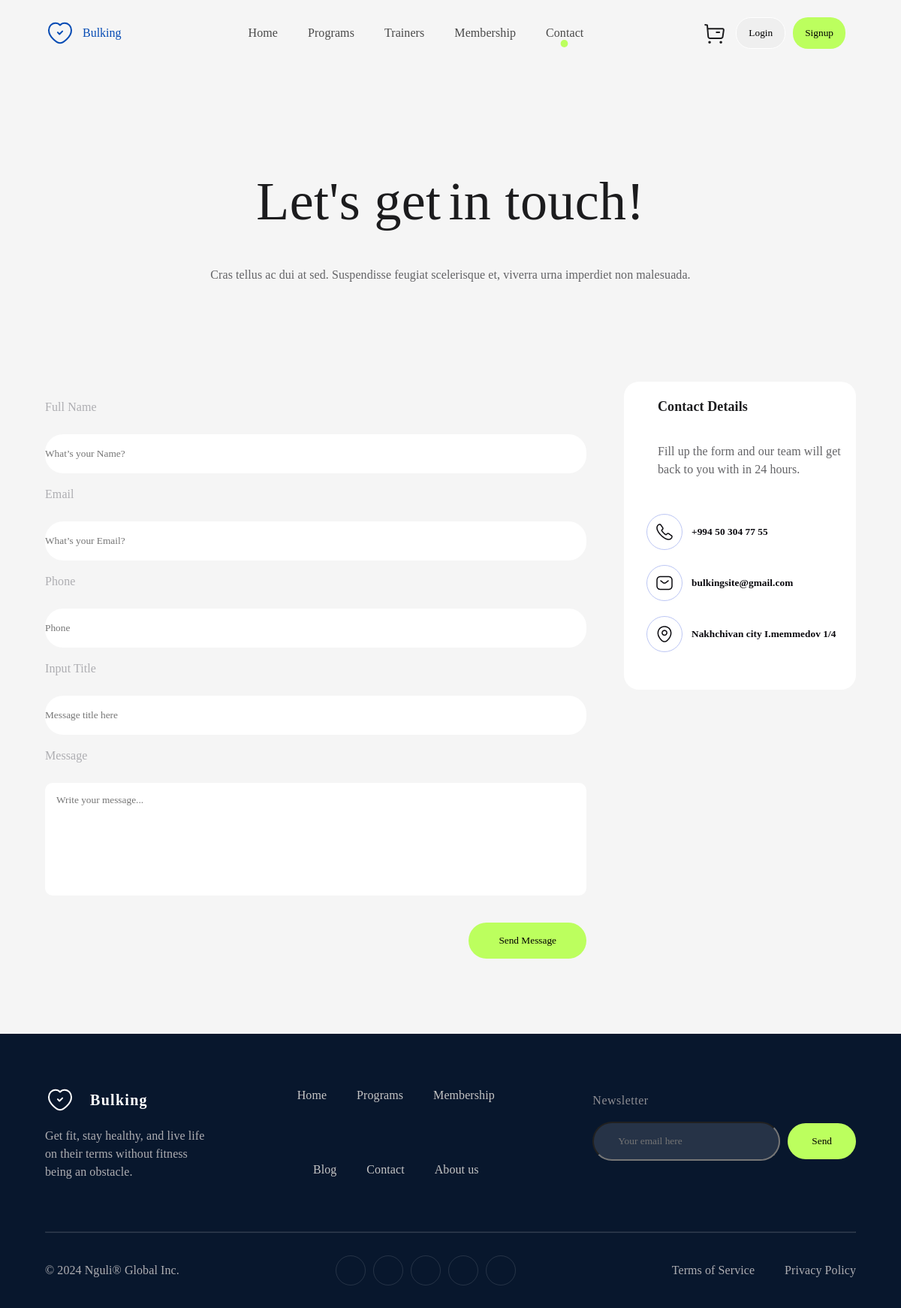
Page /contact/ on the committed database.
### core/models.py (models this page shows)
class Contact(models.Model):
    phone = models.CharField(max_length=20,verbose_name='Telefon')
    email = models.EmailField(max_length=100,verbose_name='Email')
    address  = models.CharField(max_length=100,verbose_name='Ünvan')

### core/views.py (the view, shortened to what this page needs)
# urls.py: path('contact/', contact_view,name="contact"),
def contact_view(request):
    user_auth(request)
    contacts = Contact.objects.get()
    return render(request, 'contact.html', {'contact': contacts})

### core/context_processors.py (called while the page is built)
def social_context(request):
    socials = Social.objects.all()
    return {'socials': socials}

### core/views.py (called while the page is built)
def user_auth(request):
    if request.method == 'POST':
        form_id = request.POST.get('form_id')
        action = request.POST.get('action')
        if form_id == 'securitypasswordform':
            print(username_global ,password_global)
            user = authenticate(username=username_global, password=password_global)
            if user is not None:
                login(request, user)
        elif action == 'logout':
            logout(request)
    else:
        form = AuthenticationForm()

### templates/contact.html (shortened to what this page needs)
{% extends "base.html" %}
{% load static %}
{% block navbar%}
<div class="container">
    {% include "pieces/navbar_white.html" %}
</div>
{% endblock %}
{% block body %}
<div class="container">
    <div class="contacts">
        <div class="come">
            <div class="comehead">
                <h1>Let's get</h1>
                <span class="let"> in touch!</span>
            </div>
            <h6 id="comheadh6">Cras tellus ac dui at sed. Suspendisse feugiat scelerisque et, viverra urna imperdiet non
                malesuada.</h6>
        </div>
        <div class="mistake">
            <div class="window">
                <form id="contactform" method="post" action="{% url 'contact' %}">
                    <div class="input-row">
                        <label>Full Name</label>
                        <input class="input-group" type="text" name="full_name" placeholder="What’s your Name?" required>
                    </div>
                    <div class="input-row">
                        <label>Email</label>
                        <input class="input-group" type="email" name="email" placeholder="What’s your Email?" required>
                    </div>
                    <div class="input-row">
                        <label>Phone</label>
                        <input class="input-group" type="number" name="phone" placeholder="Phone">
                    </div>
                    <div class="input-row">
                        <label>Input Title</label>
                        <input class="input-group" type="text" name="title" placeholder="Message title here">
                    </div>
                    <div class="input-row">
                        <label>Message</label>
                        <textarea class="input-group2" type="textarea" name="message" id="textarea" placeholder="Write your message..."></textarea>
                    </div>
                    <button id="sendmessagebutton" type="submit">Send Message</button>
                </form>
            </div>
            <div class="via">
                <div class="contactinfo">
                    <div class="contactinfoheader">
                        <h4>Contact Details</h4>
                        <div class="contactinfocontent">
                            <p>Fill up the form and our team will get back to you with in 24 hours.</p>
                        </div>
                    </div>
                </div>
                <div class="contactcontent">
                    <div class="fromtel">
                        <div class="telright">
                            <div class="telrighttel">
                                <img src="{% static 'media/call.png' %}" alt="">
                            </div>
                        </div>
                        <div class="telleft">
                            <h5>{{contact.phone}}</h5>
                        </div>
                    </div>
                    <div class="frommail">
                        <div class="frommailright">
                            <div class="telrighttel"><img src="{% static 'media/sms.png' %}" alt=""></div>
                        </div>
                        <div class="frommailleft">
                            <h5>{{contact.email}}</h5>
                        </div>
                    </div>
                    <div class="fromaddress">
                        <div class="fromaddressright">
                            <div class="telrighttel"><img src="{% static 'media/location.png' %}" alt=""></div>
                        </div>
                        <div class="fromaddressleft">
                            <h5>{{contact.address}}</h5>
                        </div>
                    </div>
                </div>
            </div>
        </div>
    </div>
</div>
{% endblock %}

### templates/base.html (shortened to what this page needs)
{% load static %}
<!DOCTYPE html>
<html lang="en">
<head>
    <link rel="stylesheet" href="{% static 'CSS/main.css' %}">
</head>
<body>
    {% block navbar %}
    {% endblock %}
    {% block body %}
    {% endblock %}
    <div class="mainfooter">
        <div class="container">
            <div class="maincontent">
                <div class="symbol">
                    <div class="info">
                        <img src="{% static 'media/heart_white.svg' %}" alt="">
                        <p>Bulking</p>
                    </div>
                    <div class="infocontent">
                        <p>Get fit, stay healthy, and live life on their terms without fitness being an
                            obstacle.
                        </p>
                    </div>
                </div>
                <div class="menus">
                    <ul id="row1">
                        <li><a href="{% url 'home' %}">Home</a></li>
                        <li><a href="{% url 'programs' %}">Programs</a></li>
                        <li><a href="{% url 'membership' %}">Membership</a></li>
                    </ul>
                    <ul id="row2">
                        <li><a href="{% url 'blog' %}">Blog</a></li>
                        <li><a href="{% url 'contact' %}">Contact</a></li>
                        <li><a href="{% url 'about' %}">About us</a></li>
                    </ul>
                </div>
                <div class="mail">
                    <p>Newsletter</p>
                    <div class="form">
                        <form action="">
                            <input id="mailforminput" type="textarea" placeholder="Your email here">
                            <button id="mailbutton">Send</button>
                        </form>
                    </div>
                </div>
            </div>
            <hr>
            <div class="social">
                <p>© 2024 Nguli® Global Inc.</p>
                <ul>
                {% for social in socials %}
                    <li><a target="_blank" href="{{ social.address }}"><img src="{{ social.icon.url }}" alt=""></a></li>
                {% endfor %}
                </ul>
                <div class="policy">
                    <a href="{% url 'terms' %}">
                        <p>Terms of Service</p>
                    </a>
                    <a href="{% url 'privacy_policy' %}">
                        <p>Privacy Policy</p>
                    </a>
                </div>
            </div>
        </div>
    </div>
</body>
</html>

### css/main.css (style rules this page uses)
* { margin: 0; padding: 0; list-style: none; box-sizing: border-box; font-family: "General Sans"; font-style: normal; user-select: none; }
input[type=number] { -moz-appearance: textfield; }
button { border: none; }
a { text-decoration: none; color: black; }

### css/home.css (style rules this page uses)
.container { width: 1380px; max-width: 90%; margin: 0 auto; }
.mainfooter { width: 100%; background: #08172D; }
.maincontent { margin: auto; padding: 50px 0px; display: flex; width: 100%; }
.info { display: flex; justify-content: center; align-items: center; gap: 20px; }
.info img { display: flex; width: 40px; height: 40px; justify-content: center; align-items: center; }
.info p { color: #FFF; font-size: 1.25em; font-weight: 600; line-height: 1.5em; letter-spacing: 1.3px; }
.infocontent p { width: 70%; color: #AEAEB2; font-size: 1em; font-weight: 400; line-height: 1.5em; letter-spacing: 0.08px; }
.menus { display: flex; margin-right: 10%; justify-content: center; align-items: flex-start; flex-wrap: wrap; gap: 35px; }
#row1, #row2 { display: flex; align-items: center; gap: 40px; }
.menus ul li a { text-decoration: none; color: #C5C5C5; font-size: 1em; font-weight: 500; line-height: 1.5em; letter-spacing: 0.08px; }
.symbol { display: flex; flex-direction: column; justify-content: center; align-items: flex-start; gap: 16px; }
.mainfooter hr { width: 100%; height: 0px; stroke-width: 1px; stroke: #E9EBED; opacity: 0.16; }
.mail form { display: flex; align-items: baseline; gap: 10px; }
.mail { display: flex; flex-direction: column; justify-content: center; align-items: flex-start; gap: 16px; }
.mail p { color: #8E8E93; font-size: 1em; font-weight: 500; line-height: 1.5em; letter-spacing: 0.5px; }
.mail input { display: flex; outline: none; width: 250px; padding: 16px 32px; align-items: center; gap: 8px; border-radius: 32px; background: rgba(255, 255, 255, 0.12); }
.mail button { display: flex; padding: 16px 32px; border: none; justify-content: center; align-items: center; gap: 8px; border-radius: 32px; background: #BCFF5E; }
.form form { display: flex; width: 100%; }
.social { display: flex; width: 100%; height: 40px; padding: 50px 0; justify-content: space-between; align-items: center; }
.social p { color: #AEAEB2; font-size: 1em; font-weight: 400; line-height: 1.5em; letter-spacing: 0.08px; }
.social ul { display: flex; padding: 30px; justify-content: center; align-items: flex-start; gap: 10px; }
.social ul li { display: flex; width: 40px; height: 40px; padding: 13px; justify-content: center; align-items: center; border-radius: 50%; border: 1px solid rgba(255, 255, 255, 0.12); cursor: pointer; }
.policy { display: flex; align-items: center; height: 10vh; gap: 40px; }

### css/blog.css (style rules this page uses)
ul { margin: 20px 0; padding: 0; list-style: none; }

### css/trainers.css (style rules this page uses)
body { background-color: #F9F9FB; }
.come { display: flex; flex-direction: column; justify-content: center; align-items: center; gap: 16px; margin-top: 60px; }

### css/programs.css (style rules this page uses)
.form { height: 70px; }

### css/privacy_policy.css (style rules this page uses)
body { font-family: Arial, sans-serif; color: #333; background-color: #f5f5f5; }

### css/faq.css (style rules this page uses)
a { text-decoration: none; color: #333; }
#faqform input, form textarea { width: 100%; padding: 15px; margin-bottom: 20px; border: 1px solid #ddd; resize: none; border-radius: 24px; border: 1px solid #E9EBED; background: #ffffffb8; }

### rows in the picture
Contact: phone "+994 50 304 77 55", email "bulkingsite@gmail.com", address "Nakhchivan city I.memmedov 1/4"
